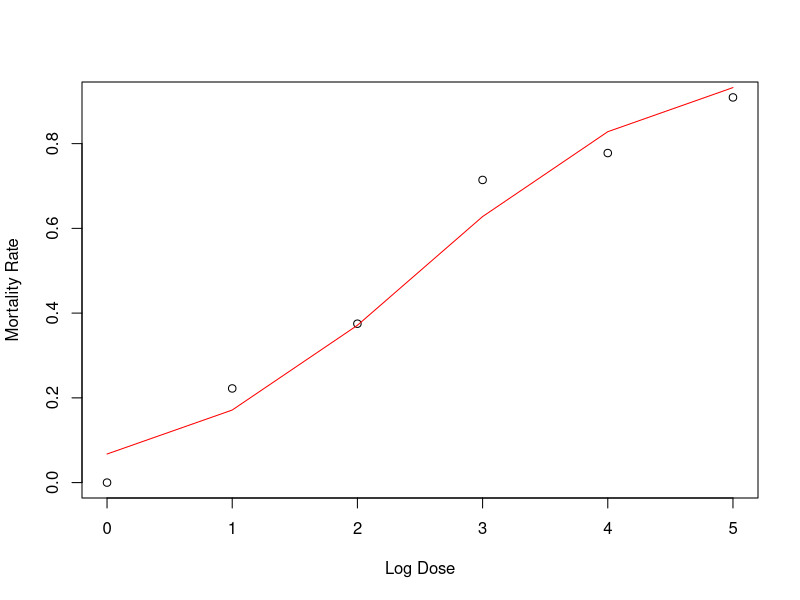

Write the R code that produced this figure.

#a
#logit(y/m=pi)=B0 + B1*log2(x), Yi | Xi are indie, pi(log2(Xi)) = P(Yi = 1 | log2(Xi)) 
#B0 is log odds of Yi = 1 when log2(Xi) = 0
#B1 is the log odds ratio between log dose Xi +1 and log dose Xi.

#b
#create df
toxic <- data.frame(log2x = c(0,1,2,3,4,5),
                    mortality = c(0/7,2/9,3/8,5/7,7/9,10/11))

#fit logistic model #could use quasi well
toxic.fit <- glm(mortality ~ log2x, family = binomial(link = "logit"), data = toxic) 
#just use binomial link here, quasibin is for dispersion issue.
toxic.sum <- summary(toxic.fit)

#plot raw data
plot(toxic$log2x, toxic$mortality, xlab="Log Dose", ylab="Mortality Rate")

#plot fitted
lines(toxic$log2x, fitted(toxic.fit), col="red")
#model assumed in part a seems reasonable

#c
#(ii)
#new model with scaled log2x
toxic.r <- toxic
toxic.r$log2x <- toxic.r$log2x - 4
toxic.fit.r <- glm(mortality ~ 0+log2x, family = quasibinomial(link = "logit"), data = toxic.r)

#likelihood test
lr.stat <- toxic.fit.r$deviance - toxic.fit$deviance #H0: reduced model with log2(gam)=4 , H1: original model
pvalue.H0.lr <- pchisq(q = lr.stat, df = 1, lower.tail = F) #=> FTR H0, choose reduced model

